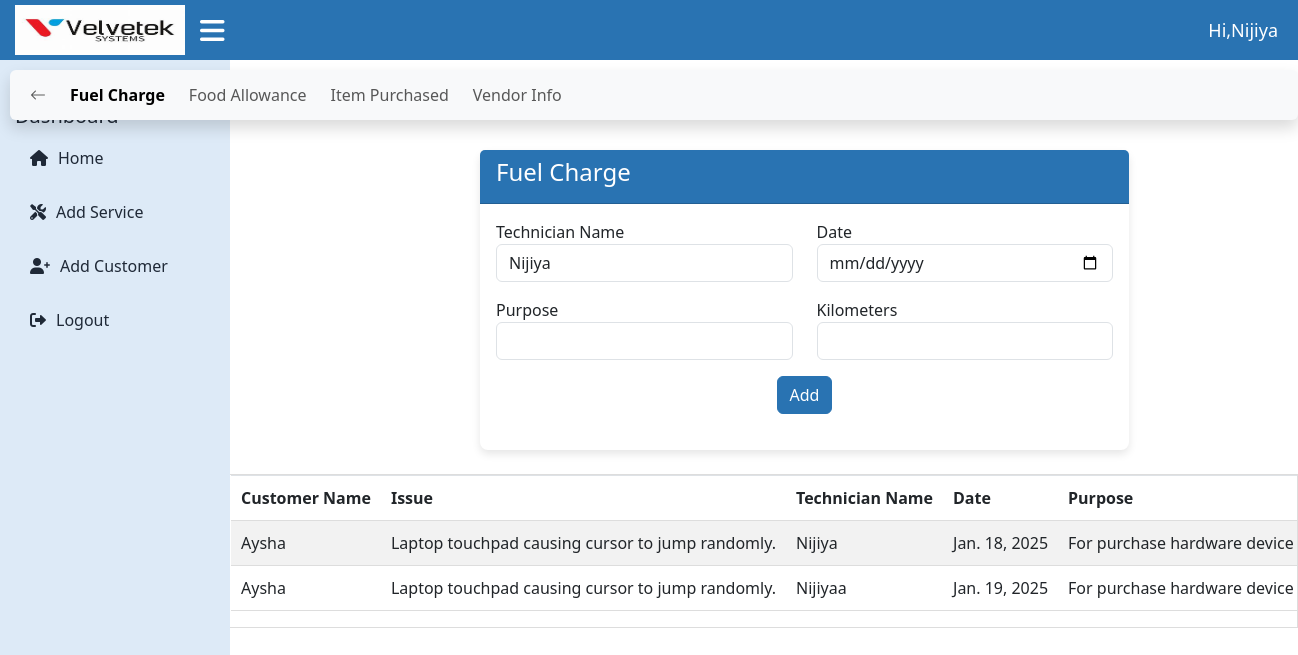
The app's page /technician/fuelcharge/7/ (signed in), older data.
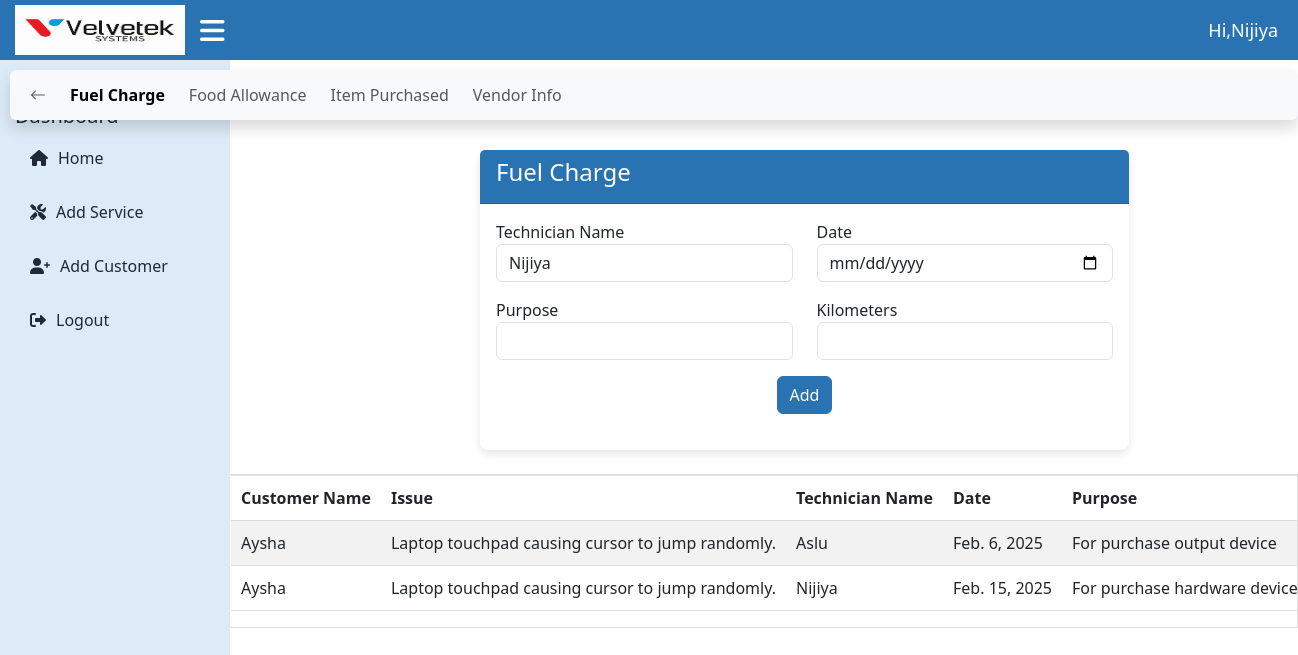
The same page, newer data.
### technicianapp/models.py (models this page shows)
class FuelCharge(models.Model):
    technician_name = models.CharField(max_length=100)
    date = models.DateField()
    purpose = models.TextField()
    kilometers = models.FloatField()
    cost = models.DecimalField(max_digits=10, decimal_places=2,default=0)
    apply = models.ForeignKey(Apply, on_delete=models.CASCADE,related_name='fuel_charges', blank=True,null=True)
    customer_name = models.CharField(max_length=225)
    issue = models.TextField()

### technicianapp/views.py (the view, shortened to what this page needs)
# urls.py: path('fuelcharge/<int:apply_id>/',views.fuelcharge,name='fuelcharge'),
def fuelcharge(request, apply_id):
    try:
        apply_instance = Apply.objects.get(id=apply_id)
    except Apply.DoesNotExist:
        messages.error(request, "Apply instance not found.")
        return redirect('apply_list')
    technician_name = request.user.get_full_name() or request.user.username
    fuel_charges = FuelCharge.objects.filter(apply=apply_instance)
    return render(request, 'fuelcharge.html', {
        'apply': apply_instance,
        'fuel_charges': fuel_charges,
        'technician_name': technician_name
    })

### templates/fuelcharge.html (shortened to what the changed rows need)
{% extends 'technician_dashboard.html' %}
{% block content %}
                    <div class="table-responsive mt-4 " style="padding-left: 230px;">
                      {% if fuel_charges %}
                        <table id="basic-datatables" class="table table-striped table-bordered">
                          <thead>
                            <tr>
                              <th scope="col">Customer Name</th>
                              <th scope="col">Issue</th>
                              <th scope="col">Technician Name</th>
                              <th scope="col">Date</th>
                              <th scope="col">Purpose</th>
                            </tr>
                          </thead>
                          {% for d in fuel_charges %}
                        <tr>
                            <td>{{ d.customer_name }}</td>
                            <td>{{ d.issue }}</td>
                            <td>{{ d.technician_name }}</td>
                            <td>{{ d.date }}</td>
                            <td>{{ d.purpose }}</td>
</tr>
                            {% endfor %}
                    </table>
                        {% else %}
<div class="alert alert-warning text-center">
    No fuel charge available. Please add data.
</div>
{% endif %}
                    </div>
{% endblock %}

Row changes from the older to the newer data that the page shows:
removed FuelCharge: customer_name "Aysha", issue "Laptop touchpad causing cursor to jump randomly.", technician_name "Nijiya", date "Jan. 18, 2025", purpose "For purchase hardware device"
removed FuelCharge: customer_name "Aysha", issue "Laptop touchpad causing cursor to jump randomly.", technician_name "Nijiyaa", date "Jan. 19, 2025", purpose "For purchase hardware device"
added FuelCharge: customer_name "Aysha", issue "Laptop touchpad causing cursor to jump randomly.", technician_name "Aslu", date "Feb. 6, 2025", purpose "For purchase output device"
added FuelCharge: customer_name "Aysha", issue "Laptop touchpad causing cursor to jump randomly.", technician_name "Nijiya", date "Feb. 15, 2025", purpose "For purchase hardware device"
